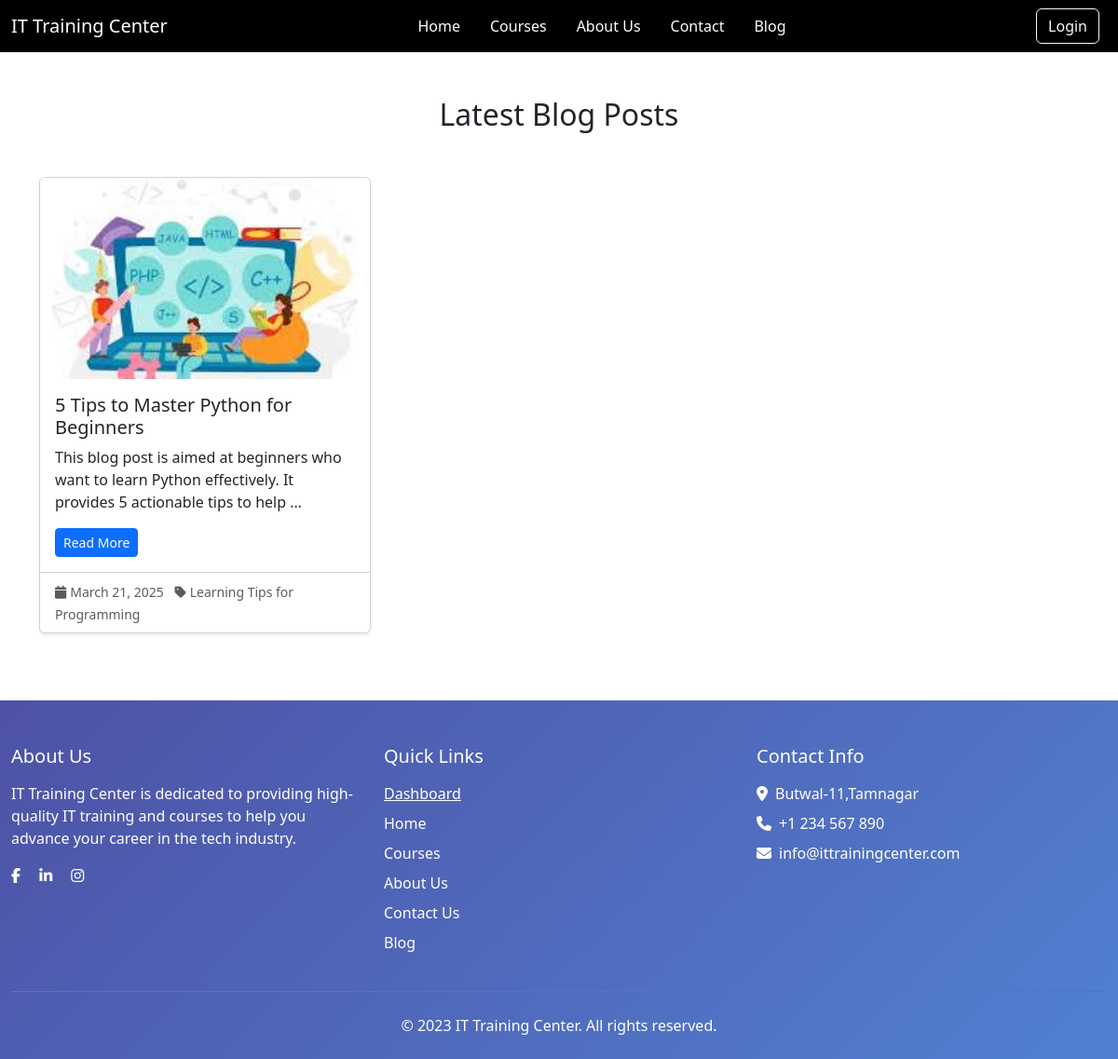
/blog/, run on an earlier commit of the app's database.
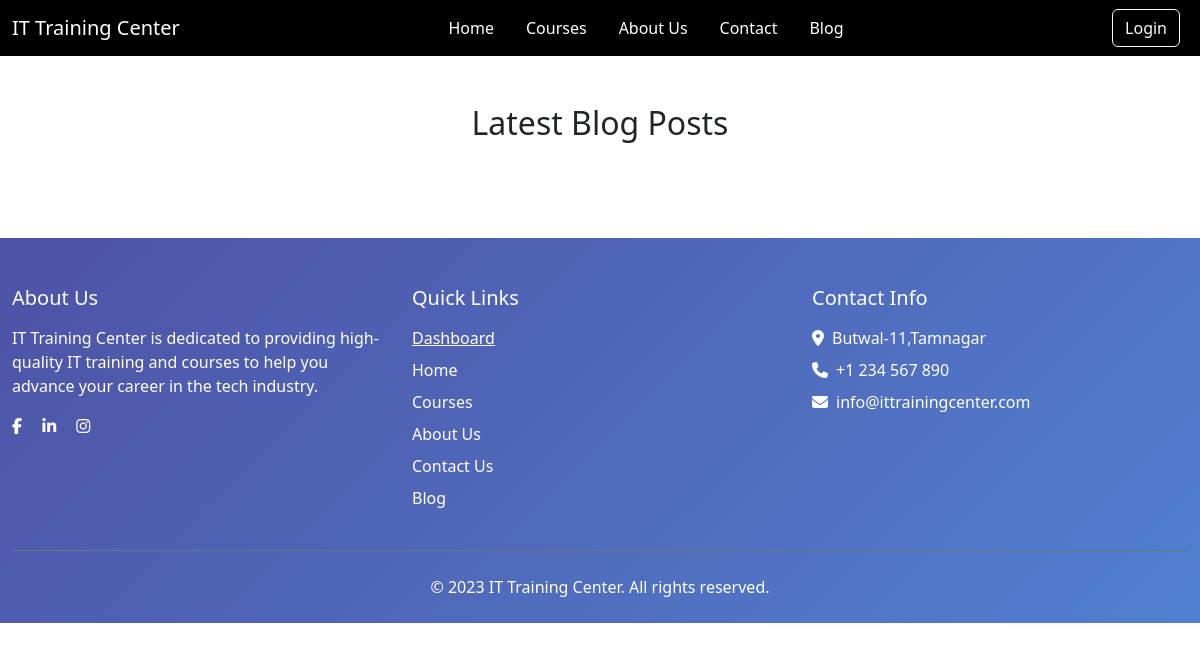
And on a later commit of the database.
### myapp/models.py (models this page shows, shortened)
class Blog(models.Model):
    CATEGORIES = [
        ('trends', 'IT Industry Trends'),
        ('learning-tips', 'Learning Tips for Programming'),
        ('career-guidance', 'Career Guidance in Tech Fields'),
    ]
    title = models.CharField(max_length=200)
    slug = models.SlugField(max_length=200, unique=True, blank=True)
    content = models.TextField()
    image = models.ImageField(upload_to='blog_images/', blank=True, null=True)
    category = models.CharField(max_length=50, choices=CATEGORIES, default='trends')
    created_at = models.DateTimeField(auto_now_add=True)
    def get_absolute_url(self):
        return reverse('blog_detail', kwargs={'slug': self.slug})

### myapp/views.py (the view)
# urls.py: path("blog/", blog_list,name='blog_list'),
def blog_list(request):
    blogs = Blog.objects.all()
    return render(request, 'main/blog_list.html', {'blogs': blogs})

### myapp/templates/main/blog_list.html (shortened to what this page needs)
{% extends 'base.html' %}
{% load static %}
{% block content %}
<section class="blog-section py-5">
  <div class="container">
    <h2 class="text-center mb-5">Latest Blog Posts</h2>
    <div class="row">
      {% for blog in blogs %}
      <div class="col-md-4 mb-4">
        <div class="card h-100 shadow-sm">
          {% if blog.image %}
          <img src="{{ blog.image.url }}" class="card-img-top" alt="{{ blog.title }}">
          {% else %}
          <img src="{% static 'images/default-blog.jpg' %}" class="card-img-top" alt="Default Blog Image">
          {% endif %}
          <div class="card-body">
            <h5 class="card-title">{{ blog.title }}</h5>
            <p class="card-text">{{ blog.content|truncatewords:20 }}</p>
            <a href="{{ blog.get_absolute_url }}" class="btn btn-primary btn-sm">Read More</a>
          </div>
          <div class="card-footer bg-transparent">
            <small class="text-muted">
              <i class="fas fa-calendar me-1"></i>{{ blog.created_at|date:"F d, Y" }}
              <span class="ms-2"><i class="fas fa-tag me-1"></i>{{ blog.get_category_display }}</span>
            </small>
          </div>
        </div>
      </div>
      {% endfor %}
    </div>
  </div>
</section>
{% endblock content %}

What changed in the data, as far as the page shows it:
removed Blog: image (picture), title "5 Tips to Master Python for Beginners", content "This blog post is aimed at beginners who want to learn Python effectively. It provides 5 actionable tips to help …", created_at "March 21, 2025", category "Learning Tips for Programming"
